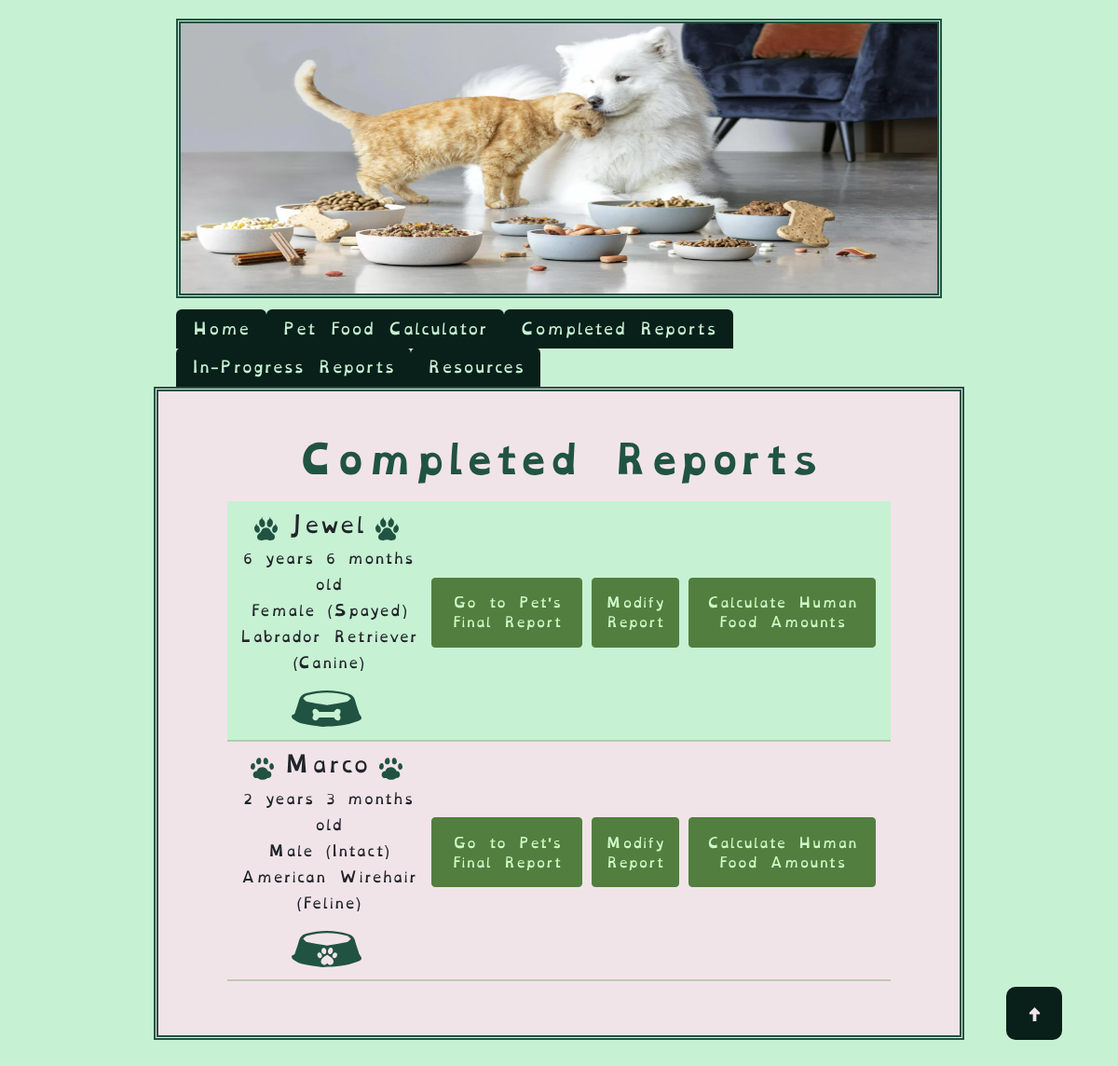
/finished_reports (signed in), run on an earlier commit of the app's database.
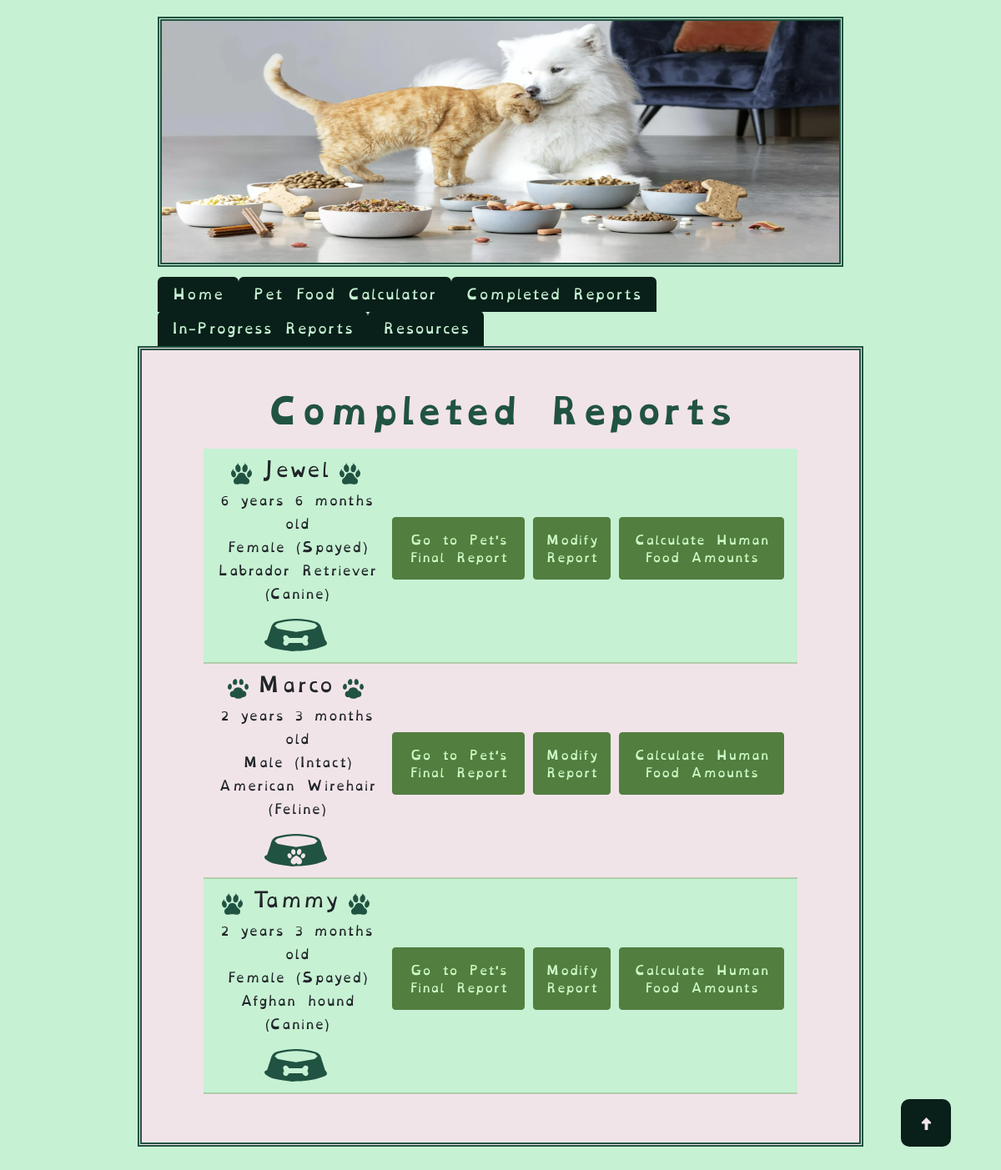
And on a later commit of the database.
### tables this page shows
CREATE TABLE "pets" (
	"pet_id"	INTEGER UNIQUE,
	"owner_id"	INTEGER,
	"name"	VARCHAR(25) NOT NULL,
	"age_in_years"	INTEGER,
	"age_in_months"	INTEGER,
	"species"	VARCHAR(10) NOT NULL,
	"breed"	VARCHAR(25),
	"canine_breed_id"	INTEGER,
	"feline_breed_id"	INTEGER,
	"sex"	INTEGER,
	"bcs"	INTEGER,
	"weight"	FLOAT,
	"units"	VARCHAR(5),
	"converted_weight"	FLOAT,
	"converted_weight_units"	VARCHAR(5),
	"body_fat_percentage"	VARCHAR(5),
	"ideal_weight_lbs"	FLOAT,
	"ideal_weight_kgs"	FLOAT,
	"is_pediatric"	BOOL,
	"is_pregnant"	BOOL,
	"weeks_gestating"	INTEGER,
	"is_nursing"	BOOL,
	"litter_size"	INTEGER,
	"weeks_nursing"	INTEGER,
	"activity_level"	INTEGER,
	"rer"	FLOAT,
	"canine_der_factor_id"	INTEGER,
	"feline_der_factor_id"	INTEGER,
	"der"	FLOAT,
	"der_modifier"	FLOAT,
	"meals_per_day"	FLOAT,
	"current_food_kcal"	FLOAT,
	"current_food_form"	INTEGER,
	"second_food_kcal" FLOAT,
	"second_food_form" INTEGER,
	"sensitive_stomach" INTEGER,
	"food_transition" INTEGER,
	"transition_length" INTEGER,
	"rec_treat_kcal_per_day"	INTEGER,
	"current_food_amt_rec"	VARCHAR(15),
	"current_food_amt_per_meal"	VARCHAR(15),
	"date_of_first_report"	DATETIME,
	"most_recent_report_date"	DATETIME,
	PRIMARY KEY("pet_id" AUTOINCREMENT),
	FOREIGN KEY("owner_id") REFERENCES "users"("id"),
	FOREIGN KEY("canine_breed_id") REFERENCES "dog_breeds"("BreedID"),
	FOREIGN KEY("canine_der_factor_id") REFERENCES "canine_der_factors"("factor_id"),
	FOREIGN KEY("feline_breed_id") REFERENCES "cat_breeds"("BreedID"),
	FOREIGN KEY("feline_der_factor_id") REFERENCES "feline_der_factors"("factor_id"),
	FOREIGN KEY("sex") REFERENCES "reproductive_statuses"("sex_id"),
	FOREIGN KEY("activity_level") REFERENCES "activity_levels"("activity_id"),
	FOREIGN KEY("current_food_form") REFERENCES "food_forms"("form_id"),
	FOREIGN KEY("second_food_form") REFERENCES "food_forms"("form_id")
);

### main.py (the view)
@app.route("/finished_reports", methods=["GET", "POST"])
@login_required
def finished_reports():
    try:
        fi = FindInfo(session["user_id"])
        pet_list = fi.find_all_user_pets(session["user_id"])
    except Exception as e:
        flash(f"Unable to find pet list. Exception: {e}")
        return render_template("finished_reports.html")
    return render_template("finished_reports.html", pet_list=pet_list)

### find_info.py (called while the page is built)
    def pet_data_dictionary(self, user_id, pet_id) -> dict:
        if pet_id != 0 and user_id != 0:
            self.pet_data = db.execute(
                "SELECT * FROM pets WHERE owner_id = :user_id AND pet_id = :pet_id",
                user_id=user_id, pet_id=pet_id
            )
            if self.pet_data == None:
                print("The pet hasn't been added yet.")
        return self.pet_data

    def find_all_user_pets(self, user_id) -> dict:
        if user_id != None or user_id != 0:
            try:
                pet_list = db.execute(
                    "SELECT * FROM pets WHERE owner_id = :user",
                    user=user_id
                )
            except Exception as e:
                flash(f"Couldn't find pet list. Exception: {e}")
        return pet_list

### helpers.py (called while the page is built)
def login_required(f):
    @wraps(f)
    def decorated_funtion(*args, **kwargs):
        if session.get("user_id") == None:
            return redirect(url_for("login"))
        return f(*args, **kwargs)
    return decorated_funtion

### templates/finished_reports.html (shortened to what this page needs)
{% extends 'base.html' %}
{% block content %}
    <h1>Completed Reports</h1>
    <div class="row">
        {% if pet_list and pet_list.date_of_first_report != None %}
            <table class="final_report_table">
                <tbody>
                    {% for pet in pet_list %}
                        {% if pet.date_of_first_report != None %}
                            <tr class="table_info {% if loop.index0 % 2 == 0 %}even-row{% else %}odd-row{% endif %}">
                                <td class="pet_table_info">
                                    <div class="signalment_info">
                                        <div class="name_and_paws">
                                            {% if pet.species == "Canine" %}
                                                <img src="{{ url_for('static', filename='assets/svg/dogs/dog_paw.svg') }}" alt="A dog's pawprint" class="fr_paw">
                                            {% elif pet.species == "Feline" %}
                                                <img src="{{ url_for('static', filename='assets/svg/cats/cat_paw.svg') }}" alt="A cat's pawprint" class="fr_paw">
                                            {% endif %}
                                            <h4>{{ pet.name }}</h4>
                                            {% if pet.species == "Canine" %}
                                                <img src="{{ url_for('static', filename='assets/svg/dogs/dog_paw.svg') }}" alt="A dog's pawprint" class="fr_paw">
                                            {% elif pet.species == "Feline" %}
                                                <img src="{{ url_for('static', filename='assets/svg/cats/cat_paw.svg') }}" alt="A cat's pawprint" class="fr_paw">
                                            {% endif %}
                                            </div>
                                            <div class="sig_fr">
                                                {% if pet.age_in_years == 0 and pet.age_in_months == 1 %}
                                                    {{ pet.age_in_months }} month old
                                                {% elif pet.age_in_years == 0 and pet.age_in_months > 1 %}
                                                    {{ pet.age_in_months }} months old
                                                {% elif pet.age_in_years == 1 and pet.age_in_months == 0 %}
                                                    {{ pet.age_in_years }} year old
                                                {% elif pet.age_in_years == 1 and pet.age_in_months == 1 %}
                                                    {{ pet.age_in_years }} year {{ pet.age_in_months }} month old
                                                {% elif pet.age_in_years == 1 and pet.age_in_months > 1 %}
                                                    {{ pet.age_in_years }} year {{ pet.age_in_months }} months old
                                                {% elif pet.age_in_years > 1 and pet.age_in_months == 0 %}
                                                    {{ pet.age_in_years }} years old
                                                {% elif pet.age_in_years > 1 and pet.age_in_months == 1 %}
                                                    {{ pet.age_in_years }} years {{ pet.age_in_months }} month old
                                                {% elif pet.age_in_years > 1 and pet.age_in_months > 1 %}
                                                    {{ pet.age_in_years }} years {{ pet.age_in_months }} months old
                                                {% endif %}
                                                <div class="sig_sex">
                                                    {% if pet.sex == 1 %}
                                                        Female (Intact)
                                                    {% elif pet.sex == 2 %}
                                                        Female (Spayed)
                                                    {% elif pet.sex == 3 %}
                                                        Male (Intact)
                                                    {% elif pet.sex == 4 %}
                                                        Male (Neutered)
                                                    {% endif %}
                                                </div>
                                                {{ pet.breed }} ({{ pet.species }})
                                            </div>
                                            {% if pet.species == "Feline" %}
                                                <img src="{{ url_for('static', filename='assets/svg/food_bowl.svg') }}" alt="A bowl with a pawprint" class="fr_bowl">
                                            {% elif pet.species == "Canine" %}
                                                <img src="{{ url_for('static', filename='assets/svg/dog_food_bowl.svg') }}" alt="A bowl with a bone" class="fr_bowl">
                                            {% endif %}
                                        </div>
                                    </div>
                                </td>
                                <td class="button_table_info">
                                    <div class="button-container-fr">
                                        <a href="{{ url_for('completed_report', pet_id=pet.pet_id) }}">
                                            <button type="button" class="btn btn-secondary btn-sm">Go to Pet's Final Report</button>
                                        </a>
                                        <a href="{{ url_for('edit_info', pet_id=pet.pet_id) }}">
                                            <button type="button" class="btn btn-secondary btn-sm">Modify Report</button>
                                        </a>
                                        <a href="{{ url_for('human_foods.search_human_foods', pet_id=pet.pet_id) }}">
                                            <button type="button" class="btn btn-secondary btn-sm">Calculate Human Food Amounts</button>
                                        </a>
                                    </div>
                                </td>
                            </tr>
                        {% endif %}
                    {% endfor %}
        {% endif %}
        <button onclick="scrollToTop()" id="top" title="Go to Top">
            <img src="{{ url_for('static', filename='assets/svg/arrow.svg') }}" class="arrow" alt="^"/>
        </button>
{% endblock %}

### templates/base.html (shortened to what this page needs)
<!DOCTYPE html>
<html lang="en">
  <head>
    {% block styles %}
    <link href="https://cdn.jsdelivr.net/npm/bootstrap@5.3.3/dist/css/bootstrap.min.css" rel="stylesheet">
    <link
      href="{{ url_for('static', filename='css/styles.css') }}"
      rel="stylesheet"
    />
    {% endblock %}
    <img class="header-img" alt="a cat and dog nuzzling amongst several different bowls of food" src="/static/assets/img/dog-cat.png">
    {% if session["user_id"] %}
    <nav id="navbar">
      <ul class="nav nav-tabs" id="tabList" role="tablist">
        <li><a class="nav-link" id="nav-home-tab" href="{{ url_for('home') }}">Home</a></li>
        <li><a class="nav-link" id="nav-pfc-tab" href="{{ url_for('pet_info') }}">Pet Food Calculator</a></li>
        <li><a class="nav-link" id="nav-pets-tab" href="{{ url_for('finished_reports') }}">Completed Reports</a></li>
        <li><a class="nav-link" id="nav-pets-tab" href="{{ url_for('wip_reports') }}">In-Progress Reports</a></li>
        <li><a class="nav-link" id="nav-pets-tab" href="{{ url_for('resources') }}">Resources</a></li>
      </ul>
    {% endif %}
    </nav>
  </head>
  <body>
    <div class="container-lg">
      {% block content %}
      {% endblock %}
  </body>
</html>

### static/css/styles.css (style rules this page uses)
:root { --white: #f1e4e9; --pale_white_green: #c6f1d3; --lighter_white_green: #d1f7dc; --pale_sky_blue: #70abad; --light_sky: #70c2c3; --green_black: #091f19; --deep_blue_green: #215342; --light_lime: #7CFF6B; --darker_lime_transparent: #568b3fe5; --darker_lime: #527e3f; }
body { background-color: var(--pale_white_green); padding: 20px; margin-left: auto; margin-right: auto; font-family: "OpenDyslexic", "Arvo"; font-size: 2vh; }
h1 { color: var(--deep_blue_green); font-weight: 700; padding-bottom: 1vw; width: 80%; word-wrap: break-word; }
h1, h2 { color: var(--deep_blue_green); }
h1, h2, h3 { margin-left: auto; margin-right: auto; text-align: center; }
h1, h2, h3 { font-family: "OpenDyslexicBold", "Arvo"; }
h4 { display: inline-block; justify-content: flex-end; padding-right: 10px; padding-left: 10px; font-size: 23px; }
.final_report_table { width: 950px; margin-left: auto; margin-right: auto; }
.even-row, .table_info.even-row, .th.even-row { background-color: var(--pale_white_green); }
.odd-row { background-color: var(--lighter_white_green); }
.table_info.odd-row { background-color: var(--white); }
.table_info { height: 200px; border-bottom: 2px solid #568b3f50; }
.pet_table_info { display: flex; align-items: center; justify-content: center; height: 100%; }
.signalment_info { display: flex; flex-direction: column; padding-bottom: 1vh; }
.name_and_paws { display: flex; flex-direction: row; margin-left: auto; margin-right: auto; padding-top: 5%; }
.button_table_info { height: 100%; }
.sig_fr { text-align: center; font-size: 15px; text-wrap: 500px; padding-bottom: 2vh; line-height: normal; padding-left: 2%; }
a { color: var(--darker_lime); }
.btn { background-color: var(--green_black); border-color: var(--green_black); --bs-btn-active-color: var(--deep_blue_green); --bs-btn-active-border-color: var(--deep_blue_green); --bs-btn-hover-bg: var(--deep_blue_green); --bs-btn-hover-border-bg: var(--deep_blue_green); color: var(--pale_white_green); text-align: center; margin: 5px; position: relative; margin-top: 1vw; }
.btn-sm { color: #cdfcc7; min-height: 75px; font-weight: 500; background-color: var(--darker_lime); border-color: var(--darker_lime); --bs-btn-active-color: var(--darker_lime_transparent); --bs-btn-active-border-color: var(--darker_lime_transparent); --bs-btn-hover-bg: var(--darker_lime_transparent); --bs-btn-hover-border-bg: var(--darker_lime_transparent); }
.button-container, .button-container-fr { display: flex; justify-content: center; }
.button-container-fr { padding-bottom: 3vh; padding-right: 2%; }
.header-img { margin-bottom: 10px; border: 5px var(--deep_blue_green); border-style: double; width: 68.5vw; height: 25vw; display: block; margin-left: auto; margin-right: auto; }
.container-lg { position: relative; border: 5px var(--deep_blue_green); border-style: double; padding: 50px; display: block; margin-left: auto; margin-right: auto; width: 75%; margin-bottom: 20px; background-color: var(--white); font-family: 'OpenDyslexic', 'Courier New'; font-optical-sizing: auto; font-weight: 300; font-style: normal; font-size: 50px; justify-content: space-between; }
.nav { margin-top: 1vw; }
.nav.nav-tabs { width: 68.5vw; margin-left: auto; margin-right: auto; --bs-navbar-color: var(--deep_blue_green); }
#nav-home-tab, #nav-pfc-tab, #nav-pets-tab { background-color: var(--green_black); color: var(--pale_white_green); }
.row { display: flex; flex-wrap: wrap; margin-left: 2vw; margin-right: 2vw; font-size: 20px; padding-bottom: 1vh; }
.fr_bowl { width: 75px; margin-left: auto; margin-right: auto; padding-bottom: 2%; }
.fr_paw { width: 25px; display: inline-block; }
#top { position: fixed; width: 5%; bottom: 5vh; right: 5vw; z-index: 99; border: none; outline: none; color: var(--white); background-color: var(--green_black); cursor: pointer; padding: 15px; border-radius: 10px; font-size: 18px; }
#top .arrow { width: 50%; }

What changed in the data, as far as the page shows it:
added pets: name "Tammy", age_in_years "2", age_in_months "3", shows "Female (Spayed)", breed "Afghan hound", species "Canine"
